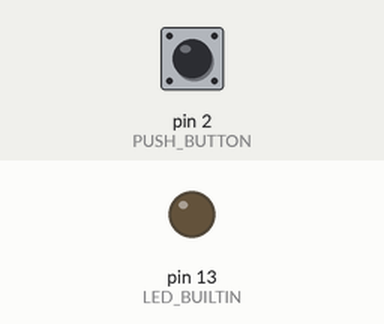
Recording of a sketch running on a simulated Arduino Uno, built with avr-gcc and run on an emulated ATmega328P. Parts: output pins drawn as LEDs (lit = HIGH). Inputs (shaded band) come from the test bench; at power-on: pin 2 (PUSH_BUTTON) HIGH.

Above: at 0.8 s.
0.9 s: pin 2 (PUSH_BUTTON) pulled LOW for 0.15 s
At 1.5 s:
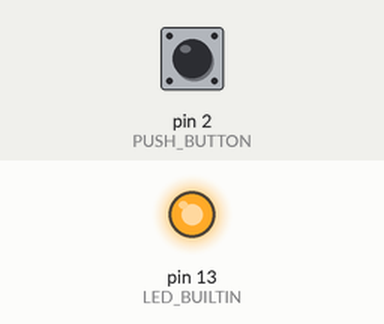
2.5 s: pin 2 (PUSH_BUTTON) pulled LOW for 1 s
At 3.9 s:
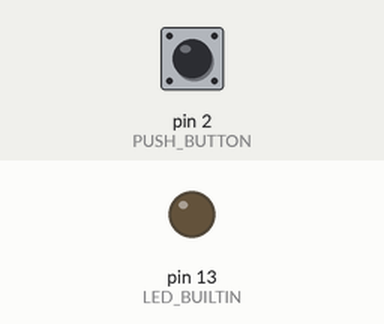
5.0 s: pin 2 (PUSH_BUTTON) pulled LOW for 3.2 s
At 5.8 s:
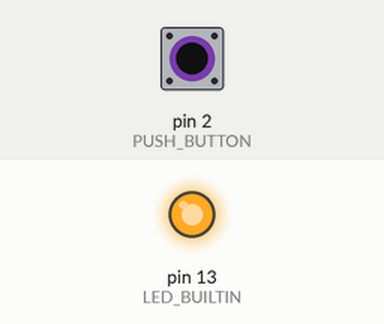
Timing chart, 0 to 8.0 s (numbered marks = the images above; inputs shaded):
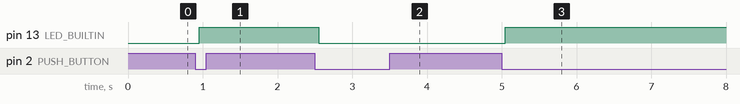

The sketch:

4_pullup_and_software_debouncing_avr.ino
```cpp
#define LED_BUILTIN (1 << PB5)
#define PUSH_BUTTON (1 << PD2)

int main() {

  // setup()
  DDRB = LED_BUILTIN;
  DDRD = 0x00;          //set the enitre port as input - including PD2

  PORTB = 0x00;
  PORTD = PUSH_BUTTON;  //PD2 is set as input and the state as HIGH - pullup enabled

  // loop()
  while (true) {

    // the push button is pressed if it's state is 0

      if (bit_is_clear(PIND, PD2)) {  // much clearer than: !(PIND & (1<<PD2))
        _delay_ms(50);
        if (!(PIND & PUSH_BUTTON)) {
          PORTB ^= LED_BUILTIN;
          while (bit_is_clear(PIND, PD2));
        }
      }
  }
}
```

Measured:
- after the input at 0.9 s, pin 13 (LED_BUILTIN): LOW → HIGH after 0.05 s
- after the input at 2.5 s, pin 13 (LED_BUILTIN): HIGH → LOW after 0.05 s
- after the input at 5.0 s, pin 13 (LED_BUILTIN): LOW → HIGH after 0.05 s
